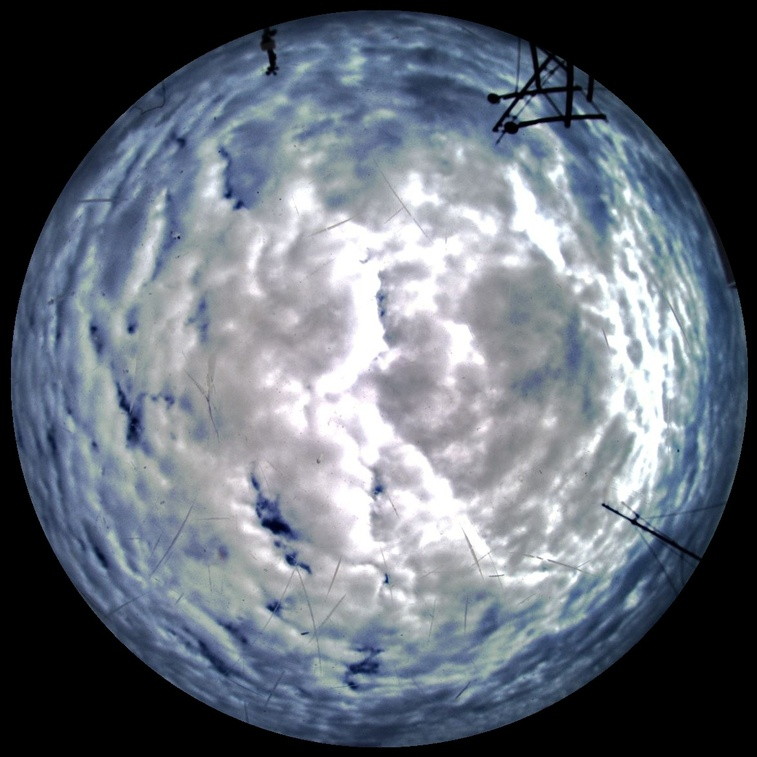
#> input picture test_new_Crop.jpg, 757 x 757 px, shrunk from 1170 x 1170 before the run, given in place of 2021_11_26__13_15_00_crop.jpg, which was not available
$ jupyter execute --allow-errors test_segment.ipynb
#> lines starting #> are read from the running program, lines starting #| are printed output that depends on the picture; after the words box and inside, x2 and y2 are one past the last pixel; in counts of white or black regions, pixels touching at a corner belong together; long printed decimals are rounded; pictures that were not available may be replaced by others from this repository, and a replacement may not be noted
[cell 1]
import cv2
import numpy as np
import matplotlib.pyplot as plt

image = cv2.imread('./cloud_images/original/2021_11_26__13_15_00_crop.jpg')
#> image is the input picture: shape (757, 757, 3); mean B, G, R 121.1, 110.3, 102.7
hsv = cv2.cvtColor(image, cv2.COLOR_BGR2HSV)
#> hsv: shape (757, 757, 3); mean H, S, V 82.1, 43.2, 121.2

lower_red = np.array([0, 50, 50])
upper_red = np.array([10, 255, 255])
mask_red = cv2.inRange(hsv, lower_red, upper_red)
#> mask_red: shape (757, 757); every value is 0

lower_blue = np.array([100, 50, 50])
upper_blue = np.array([130, 255, 255])
mask_blue = cv2.inRange(hsv, lower_blue, upper_blue)
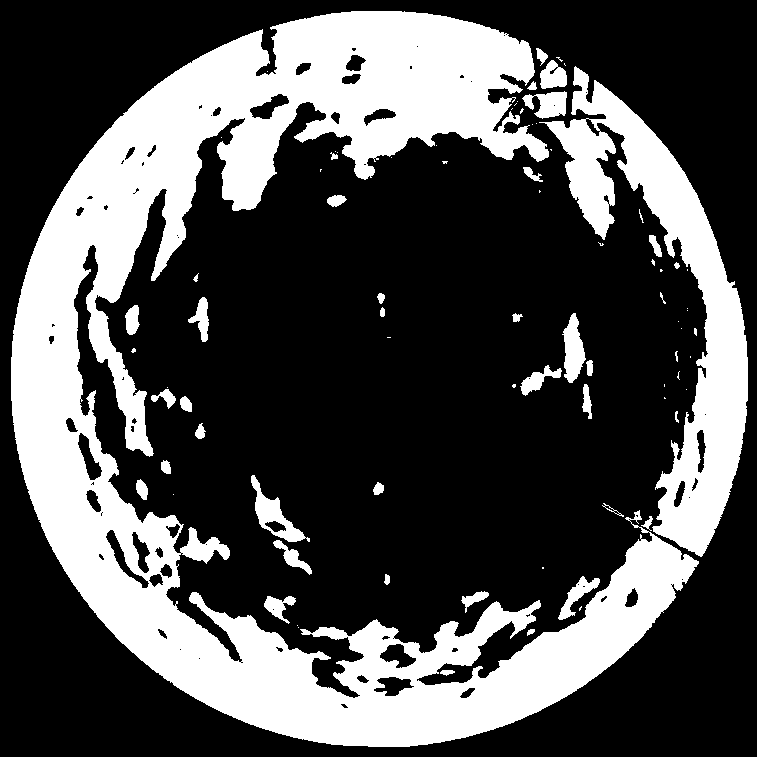
#> mask_blue: shape (757, 757); 30.6% white; 82 white regions (40 under 20 px), largest, box (x1, y1, x2, y2) and area: (11, 11, 699, 747) 139065, (539, 66, 748, 557) 27181, (251, 475, 310, 542) 1185

red_pixels = np.count_nonzero(mask_red)
#> red_pixels = 0
blue_pixels = np.count_nonzero(mask_blue)
#> blue_pixels = 175226
ratio = red_pixels / blue_pixels
#> ratio = 0
print(ratio)
#| 0.0
if ratio > 0.85:
    # Clouds are more red
    mask = mask_red
else:
    # Clouds are more blue
    mask = mask_blue

cloud_pixels = np.count_nonzero(mask)
#> cloud_pixels = 175226
total_pixels = mask.shape[0] * mask.shape[1]
#> total_pixels = 573049
cloud_cover = cloud_pixels / total_pixels
#> cloud_cover = 0.306

print(cloud_cover*100)
#| 30.578
plt.imshow(mask,cmap='gray')
plt.show()

[cell 2]
import cv2
import numpy as np
import matplotlib.pyplot as plt
# Load the image
image = cv2.imread('./cloud_images/original/2021_11_26__13_15_00_crop.jpg')

# Remove noise using median blur
image = cv2.GaussianBlur(image,(5,5),0)

# Convert to HSV color space
hsv = cv2.cvtColor(image, cv2.COLOR_BGR2HSV)
#> hsv: shape (757, 757, 3); mean H, S, V 83.3, 42.7, 121.2

# Enhance contrast using histogram equalization
hsv[:,:,2] = cv2.equalizeHist(hsv[:,:,2])
#> hsv: shape (757, 757, 3); mean H, S, V 83.3, 42.7, 99.9

# crop mask image
crop_mask = cv2.imread('./crop_mask3.png')
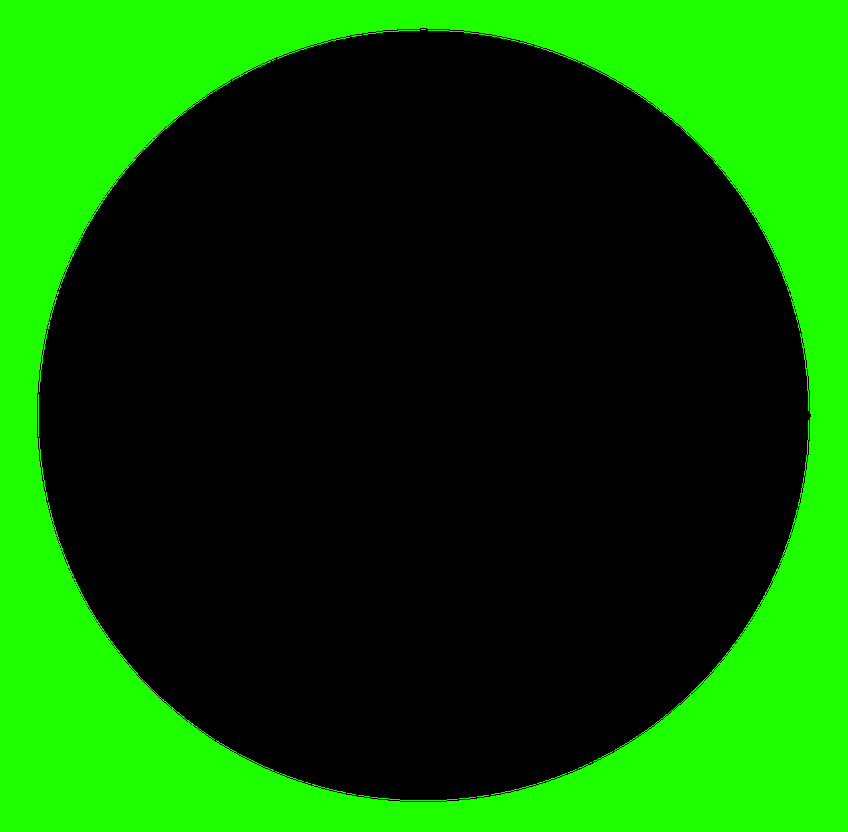
#> input picture crop_mask3.png, 848 x 832 px, shrunk from 1310 x 1285 before the run
#> crop_mask is the input picture: shape (832, 848, 3); mean B, G, R 0, 85.9, 10

# rbr
lower_red = np.array([0, 50, 50])
upper_red = np.array([10, 255, 255])
mask_red = cv2.inRange(hsv, lower_red, upper_red)

lower_blue = np.array([100, 50, 50])
upper_blue = np.array([130, 255, 255])
mask_blue = cv2.inRange(hsv, lower_blue, upper_blue)
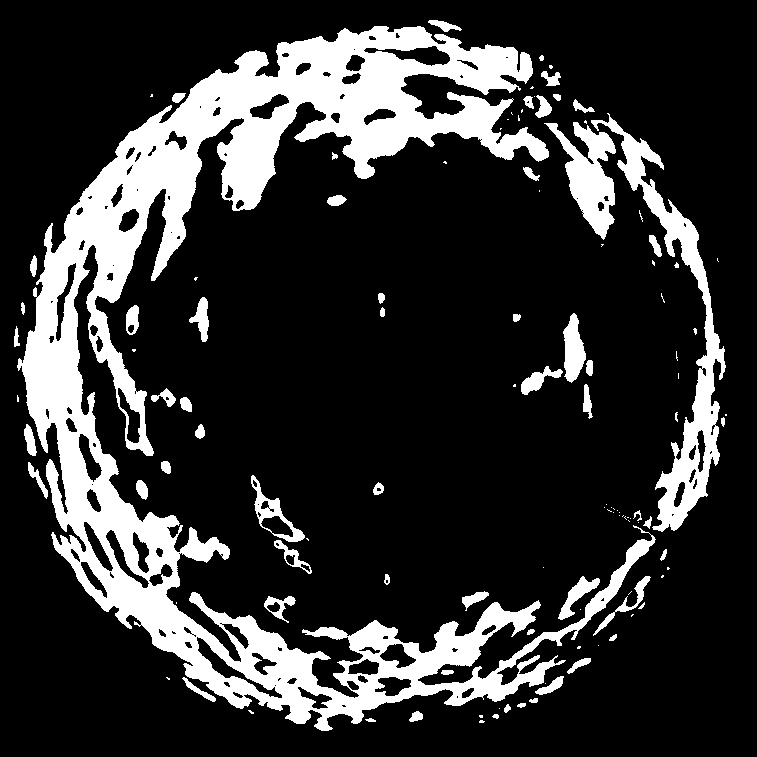
#> mask_blue: shape (757, 757); 19.6% white; 117 white regions (56 under 20 px), largest, box (x1, y1, x2, y2) and area: (17, 26, 656, 731) 89463, (591, 113, 726, 532) 9115, (544, 122, 616, 240) 3647

red_pixels = np.count_nonzero(mask_red)
blue_pixels = np.count_nonzero(mask_blue)
#> blue_pixels = 112106
ratio = red_pixels / blue_pixels
print(ratio)
#| 0.0
if ratio > 0.85:
    # Clouds are more red
    mask = mask_red
else:
    # Clouds are more blue
    mask = mask_blue

gray_3_channel = cv2.merge((mask, mask, mask))
#> (the rest of this cell did not finish here and is left out)

#> (a cell that did not finish here is left out)

#> (a cell that did not finish here is left out)

[cell 5]
plt.imshow(image)

[cell 6]
image2 = cv2.imread('./cloud_images/mask2/2021_11_26__13_15_00_mask2.jpg')
gray_sum2 = np.sum(image2==152)
#> gray_sum2 = 0
white_sum2 = np.sum(image2==255)
#> white_sum2 = 237779
black_sum2 = np.sum(image2==0)
#> black_sum2 = 1643464

total2 = white_sum2+black_sum2
#> total2 = 1881243
cloud_pixel2 = (white_sum2/total2)*100
#> cloud_pixel2 = 12.64
print(cloud_pixel2)
#| 12.639
